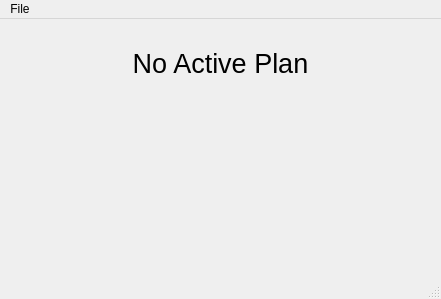
<?xml version="1.0" encoding="UTF-8"?>
<ui version="4.0">
 <class>MainWindow</class>
 <widget class="QMainWindow" name="MainWindow">
  <property name="geometry">
   <rect>
    <x>0</x>
    <y>0</y>
    <width>441</width>
    <height>299</height>
   </rect>
  </property>
  <property name="windowTitle">
   <string>MainWindow</string>
  </property>
  <widget class="QWidget" name="centralwidget">
   <layout class="QGridLayout" name="gridLayout_2">
    <item row="2" column="0">
     <spacer name="verticalSpacer">
      <property name="orientation">
       <enum>Qt::Vertical</enum>
      </property>
      <property name="sizeHint" stdset="0">
       <size>
        <width>20</width>
        <height>40</height>
       </size>
      </property>
     </spacer>
    </item>
    <item row="1" column="0">
     <widget class="QLabel" name="label_Active_Plan">
      <property name="font">
       <font>
        <pointsize>20</pointsize>
       </font>
      </property>
      <property name="text">
       <string>No Active Plan</string>
      </property>
      <property name="alignment">
       <set>Qt::AlignCenter</set>
      </property>
     </widget>
    </item>
    <item row="0" column="0">
     <spacer name="verticalSpacer_2">
      <property name="orientation">
       <enum>Qt::Vertical</enum>
      </property>
      <property name="sizeType">
       <enum>QSizePolicy::Fixed</enum>
      </property>
      <property name="sizeHint" stdset="0">
       <size>
        <width>20</width>
        <height>20</height>
       </size>
      </property>
     </spacer>
    </item>
   </layout>
  </widget>
  <widget class="QMenuBar" name="menubar">
   <property name="geometry">
    <rect>
     <x>0</x>
     <y>0</y>
     <width>441</width>
     <height>21</height>
    </rect>
   </property>
   <widget class="QMenu" name="menuFile">
    <property name="title">
     <string>File</string>
    </property>
    <widget class="QMenu" name="menuActive_Plan">
     <property name="title">
      <string>Activate Plan</string>
     </property>
     <addaction name="actionNo_Open_Plans"/>
    </widget>
    <addaction name="actionCreate_New_Plan"/>
    <addaction name="actionOpen_Plan"/>
    <addaction name="separator"/>
    <addaction name="menuActive_Plan"/>
    <addaction name="actionEdit_Plan"/>
    <addaction name="actionExport_Plan"/>
   </widget>
   <addaction name="menuFile"/>
  </widget>
  <widget class="QStatusBar" name="statusbar"/>
  <action name="actionCreate_New_Plan">
   <property name="text">
    <string>Create New Plan</string>
   </property>
   <property name="shortcut">
    <string>Ctrl+N</string>
   </property>
  </action>
  <action name="actionDelete_Plan">
   <property name="text">
    <string>Delete Plan</string>
   </property>
  </action>
  <action name="actionOpen_Plan">
   <property name="text">
    <string>Open Plan</string>
   </property>
   <property name="shortcut">
    <string>Ctrl+O</string>
   </property>
  </action>
  <action name="actionSave_Active_Plan">
   <property name="text">
    <string>Save Active Plan</string>
   </property>
   <property name="shortcut">
    <string>Ctrl+S</string>
   </property>
  </action>
  <action name="actionEdit_Active_Plan">
   <property name="text">
    <string>Edit Active Plan</string>
   </property>
  </action>
  <action name="actionList_Open_Plans">
   <property name="text">
    <string>List Open Plans</string>
   </property>
  </action>
  <action name="actionProgram_Name">
   <property name="enabled">
    <bool>true</bool>
   </property>
   <property name="text">
    <string>Program Name</string>
   </property>
  </action>
  <action name="actionProgram_Descriptions">
   <property name="text">
    <string>Program Descriptions</string>
   </property>
  </action>
  <action name="actionOutstanding_Ideas">
   <property name="text">
    <string>Outstanding Ideas</string>
   </property>
  </action>
  <action name="actionProgram_Aim">
   <property name="text">
    <string>Program Aim</string>
   </property>
  </action>
  <action name="actionPackages">
   <property name="text">
    <string>Packages</string>
   </property>
  </action>
  <action name="actionClassesName">
   <property name="text">
    <string>Name</string>
   </property>
  </action>
  <action name="actionClassesDescription">
   <property name="text">
    <string>Description</string>
   </property>
  </action>
  <action name="actionClassesParameters">
   <property name="text">
    <string>Parameters</string>
   </property>
  </action>
  <action name="actionClassesInherits">
   <property name="text">
    <string>Inherits</string>
   </property>
  </action>
  <action name="actionClassesAttributes">
   <property name="text">
    <string>Attributes</string>
   </property>
  </action>
  <action name="actionClassesMethods">
   <property name="text">
    <string>Methods</string>
   </property>
  </action>
  <action name="actionMethodsName">
   <property name="text">
    <string>Name</string>
   </property>
  </action>
  <action name="actionMethodsDescription">
   <property name="text">
    <string>Description</string>
   </property>
  </action>
  <action name="actionMethodsParent_Class">
   <property name="text">
    <string>Parent Class</string>
   </property>
  </action>
  <action name="actionMethodsDecorators">
   <property name="text">
    <string>Decorators</string>
   </property>
  </action>
  <action name="actionMethodsParameters">
   <property name="text">
    <string>Parameters</string>
   </property>
  </action>
  <action name="actionMethodsLocal_Variables">
   <property name="text">
    <string>Local Variables</string>
   </property>
  </action>
  <action name="actionMethodsPseudo_Code">
   <property name="text">
    <string>Pseudo Code</string>
   </property>
  </action>
  <action name="actionGlobal_Variables">
   <property name="text">
    <string>Global Variables</string>
   </property>
  </action>
  <action name="actionFunctionsName">
   <property name="text">
    <string>Name</string>
   </property>
  </action>
  <action name="actionFunctionsDescription">
   <property name="text">
    <string>Description</string>
   </property>
  </action>
  <action name="actionFunctionsDecorators">
   <property name="text">
    <string>Decorators</string>
   </property>
  </action>
  <action name="actionFunctionsParameters">
   <property name="text">
    <string>Parameters</string>
   </property>
  </action>
  <action name="actionFunctionsLocal_Variables">
   <property name="text">
    <string>Local Variables</string>
   </property>
  </action>
  <action name="actionFunctionsPseudo_Code">
   <property name="text">
    <string>Pseudo Code</string>
   </property>
  </action>
  <action name="actionNo_Open_Plans">
   <property name="enabled">
    <bool>false</bool>
   </property>
   <property name="text">
    <string>No Open Plans</string>
   </property>
  </action>
  <action name="actionDelete_2">
   <property name="text">
    <string>Delete Active Plan</string>
   </property>
  </action>
  <action name="actionEdit_Plan">
   <property name="enabled">
    <bool>false</bool>
   </property>
   <property name="text">
    <string>Edit Active Plan</string>
   </property>
   <property name="shortcut">
    <string>Ctrl+E</string>
   </property>
  </action>
  <action name="actionExport_Plan">
   <property name="enabled">
    <bool>false</bool>
   </property>
   <property name="text">
    <string>Export Plan</string>
   </property>
  </action>
 </widget>
 <resources/>
 <connections/>
</ui>
